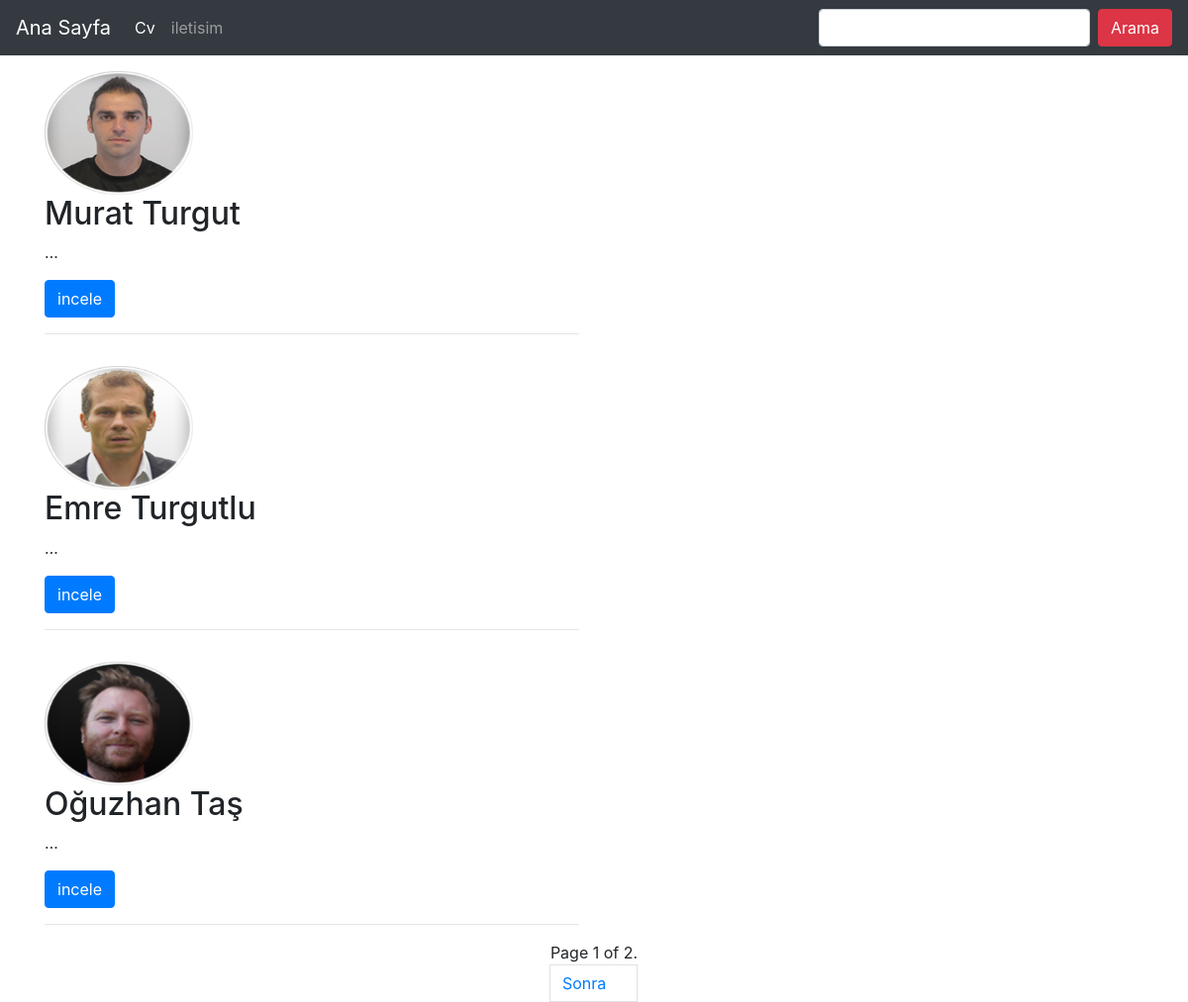
Page /bilgi/index/ on the committed database.
### cv_Bilgi/models.py (models this page shows, shortened)
class Bilgi(models.Model):
    Name = models.CharField(max_length=120, verbose_name="Adi")
    Surname = models.CharField(max_length=120, verbose_name="Soyadi")
    content = models.TextField(verbose_name="Egitim_Bilgileri")
    experience = models.TextField(verbose_name="Tecrube")
    hobi = RichTextField(verbose_name="Hobi")
    image=models.ImageField(null=True,blank=True)
    job = models.CharField(max_length=120, verbose_name='Meslek')
    language = models.TextField(verbose_name='Dil')
    adress = models.TextField(verbose_name="Adres")
    phone = models.CharField(max_length=11, verbose_name="Telefon")
    email = models.EmailField(verbose_name="Mail")
    date = models.DateField(verbose_name="Dogum_Tarihi")
    dogumyeri = models.CharField(max_length=120, verbose_name="Dogum_Yeri")
    medeni_hali = models.CharField(max_length=6, choices=evli_CHOICES, default='Bekar')
    slug=models.SlugField(unique=True,editable=False,max_length=130)
    def get_abolute_url(self):
        print(reverse('cv_Bilgi:detail',kwargs={'slug':self.slug}))
        return  reverse('cv_Bilgi:detail',kwargs={'slug':self.slug})
    class Meta:
        ordering=['-id']

### cv_Bilgi/views.py (the view)
def bilgi_index(request):
    bilgi_list=Bilgi.objects.all()
    query=request.GET.get('q')
    if query:
        bilgi_list=bilgi_list.filter(Q(Name__icontains=query ) |
                                     Q(Surname__icontains=query )|
                                     Q(content__icontains=query ))
    paginator = Paginator(bilgi_list,3)  # Show 25 contacts per page
    page = request.GET.get('sayfa')
    try:
        bilgiler = paginator.page(page)
    except PageNotAnInteger:
        bilgiler = paginator.page(1)
    except EmptyPage:
        bilgiler = paginator.page(paginator.num_pages)
    return render(request,'cv_bilgi/index.html',{'bilgiler':bilgiler})

### templates/cv_bilgi/index.html (shortened to what this page needs)
{% extends 'base.html' %}
{% block body %}
<div class="container">
    {% for bilgi in bilgiler %}
        <div class="row">
          <div class="col-md-6">
            <div class="thumbnail">
                {% if bilgi.image %}
                <img id="resim" src="{{bilgi.image.url}}" class="img-responsive mt-3">
                {% endif %}
                <div class="caption">
                <h2>{{bilgi.Name}}  {{bilgi.Surname}}</h2>
                <p>{{bilgi.content|safe|linebreaks|truncatechars:0}}</p>
                <p>
                    <a href="{{bilgi.get_abolute_url}}" class="btn btn-primary" role="button">incele</a>
                </p>
              </div>
            </div>
              <hr>
          </div>
        </div>
    {% endfor %}
<nav aria-label="Page navigation example">
    <div class="pagination justify-content-center">
        <span class="step-links">
            <span class="current">
                Page {{ bilgiler.number }} of {{ bilgiler.paginator.num_pages }}.
            </span>
            {% if bilgiler.has_next %}
                <a class="page-link" href="?sayfa={{ bilgiler.next_page_number }}{% if request.GET.q %}&q={{request.GET.q}} {% endif %}">Sonra</a>
            {% endif %}
        </span>
    </div>
    </nav>
</div>
{% endblock %}

### templates/base.html (shortened to what this page needs)
{% load static %}
<!DOCTYPE html>
<html lang="en">
<head>
    <link rel="stylesheet" href="{% static 'css/style.css' %}">
    <link rel="stylesheet" href="https://stackpath.bootstrapcdn.com/bootstrap/4.4.0/css/bootstrap.min.css">
</head>
<body">
{% include 'header.html' %}
{% block body %}
{% endblock %}
</body>
</html>

### templates/header.html (shortened to what this page needs)
<nav class="navbar navbar-expand-lg navbar-dark bg-dark" style="background-color: #e3f2fd;">
  <a class="navbar-brand" href="{% url 'home' %}">Ana Sayfa</a>
  <div class="collapse navbar-collapse" id="navbarTogglerDemo02">
    <ul class="navbar-nav mr-auto mt-2 mt-lg-0">
      <li class="nav-item active">
        <a class="nav-link" href="{% url 'cv_Bilgi:index' %}">Cv <span class="sr-only">(current)</span></a>
      </li>
      <li class="nav-item">
        <a class="nav-link " href="{% url 'home' %}">iletisim</a>
      </li>
    </ul>
    <form class="form-inline my-2 my-lg-0" role="search" method="GET" action="">
      <input class="form-control mr-sm-2" type="search" placeholder="Search" name="q" value="{{request.GET.q}} ">
      <button class="btn btn-danger my-2 my-sm-0" type="submit">Arama</button>
    </form>
  </div>
</nav>

### static/css/style.css (style rules this page uses)
#resim { width:150px; height:125px; }

### rows in the picture
Bilgi: image (picture), Name "Murat", Surname "Turgut", content "…"
Bilgi: image (picture), Name "Emre", Surname "Turgutlu", content "…"
Bilgi: image (picture), Name "Oğuzhan", Surname "Taş", content "…"

### other values in the picture
{{ bilgiler.number }} "1"
{{ bilgiler.paginator.num_pages }} "2"
